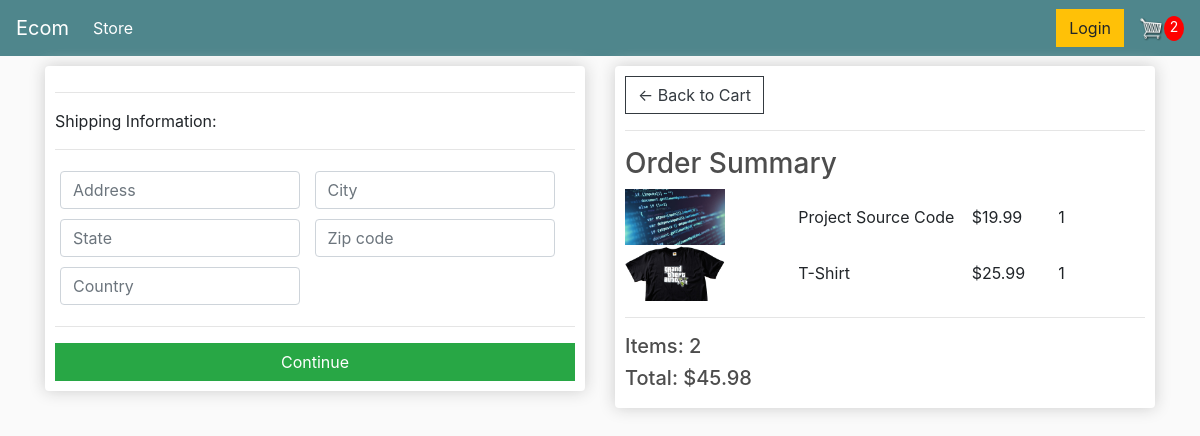
Screenshot of /checkout/ (signed in) with the database file from the repository.
### store/models.py (models this page shows, shortened)
class OrderItem(models.Model):
    product = models.ForeignKey(Product,on_delete=models.SET_NULL,blank=True,null=True)
    order = models.ForeignKey(Order,on_delete=models.SET_NULL,blank=True,null=True)
    quantity = models.IntegerField(default=0,null=True,blank=True)
    date_added = models.DateTimeField(auto_now_add=True)
    @property
    def get_total(self):
        total = self.product.price * self.quantity
        return total

class Product(models.Model):
    name = models.CharField(max_length=200, null=True)
    price = models.DecimalField(max_digits=7,decimal_places=2)
    digital = models.BooleanField(default=False,null=True,blank=False)
    image = models.ImageField(null=True,blank=True)
    @property
    def imageURL(self):
        try:
            url = self.image.url
        except:
            url = ''
        return url

class Order(models.Model):
    customer = models.ForeignKey(Customer,on_delete=models.SET_NULL,blank=True,null=True)
    data_ordered = models.DateTimeField(auto_now_add=True)
    complete = models.BooleanField(default=False,null=True,blank=False)
    transaction_id = models.CharField(max_length=200,null=True)
    @property
    def get_cart_total(self):
        orderitems = self.orderitem_set.all()
        total = sum([item.get_total for item in orderitems])
        return total
    @property
    def get_cart_items(self):
        orderitems = self.orderitem_set.all()
        total = sum([item.quantity for item in orderitems])
        return total
    @property
    def shipping(self):
        shipping = False
        orderitems = self.orderitem_set.all()
        for i in orderitems:
            if i.product.digital == False:
                shipping = True
        return shipping

### store/views.py (the view)
# urls.py: path('checkout/', views.checkout, name="checkout"),
def checkout(request):
	data = cartData(request)
	cartItems = data['cartItems']
	order = data['order']
	items = data['items']
	context = {'items':items,'order':order,'cartItems':cartItems}
	return render(request, 'store/checkout.html', context)

### store/utils.py (called while the page is built)
def cartData(request):
    if request.user.is_authenticated:
        customer = request.user.customer
        order,created = Order.objects.get_or_create(customer=customer,complete=False)
        items = order.orderitem_set.all()
        cartItems = order.get_cart_items
    else:
        cookieData = cookieCart(request)
        cartItems = cookieData['cartItems']
        order = cookieData['order']
        items = cookieData['items']
    return {'cartItems':cartItems,'order':order,'items':items}

### store/templates/store/Checkout.html (shortened to what this page needs)
{% extends 'store/main.html' %}
{% load static %}
{% block content %}
     <div class="row">
		<div class="col-lg-6">
			<div class="box-element" style="padding:10px;" id="form-wrapper">
				<form id="form">
					<div id="shipping-info">
						<hr>
						<p>Shipping Information:</p>
						<hr>
						<div class="form-field">
							<input class="form-control" type="text" name="address" placeholder="Address">
						</div>
						<div class="form-field">
							<input class="form-control" type="text" name="city" placeholder="City">
						</div>
						<div class="form-field">
							<input class="form-control" type="text" name="state" placeholder="State">
						</div>
						<div class="form-field">
							<input class="form-control" type="text" name="zipcode" placeholder="Zip code">
						</div>
						<div class="form-field">
							<input class="form-control" type="text" name="country" placeholder="Country">
						</div>
					</div>
					<hr>
					<input id="form-button" class="btn btn-success btn-block" type="submit" value="Continue">
				</form>
			</div>
			<br>
		</div>
		<div class="col-lg-6">
			<div class="box-element" style="padding:10px;">
				<a  class="btn btn-outline-dark" href="{% url 'cart' %}">&#x2190; Back to Cart</a>
				<hr>
				<h3>Order Summary</h3>
				{% for item in items %}
				<div class="cart-row">
					<div style="flex:2"><img class="row-image" src="{{item.product.imageURL}}"></div>
					<div style="flex:2"><p>{{item.product.name}}</p></div>
					<div style="flex:1"><p>${{item.product.price}}</p></div>
					<div style="flex:1"><p>{{item.quantity}}</p></div>
				</div>
				{% endfor %}
                <hr>
				<h5>Items: {{order.get_cart_items}}</h5>
				<h5>Total: ${{order.get_cart_total|floatformat:2}}</h5>
			</div>
		</div>
	</div>
{% endblock content %}

### static/css/main.css (style rules this page uses)
body { background-color:rgb(255, 255, 255); }
body { background-color: hsl(0, 0%, 98%); }
h1,h2,h3,h4,h5,h6 { color:hsl(0, 0%, 30%); margin-top:8px; }
p { margin-bottom: 0px; }
.box-element { box-shadow:hsl(0, 0%, 80%) 0 0 16px; background-color: #fff; border-radius: 4px; }
.col-lg-4, .col-lg-6, .col-lg-8, .col-lg-12 { margin-top: 10px; }
.btn { border-radius: 0; }
.row-image { width: 100px; }
.form-field { width:250px; display: inline-block; padding: 5px; }
.cart-row { display: flex; align-items: center; }

### rows the page displays
OrderItem: product.imageURL (picture), product.name "Project Source Code", product.price "19.99", quantity "1"
OrderItem: product.imageURL (picture), product.name "T-Shirt", product.price "25.99", quantity "1"
Order: get_cart_items "2", get_cart_total "45.98"

### other values shown
{{ cartItems }} "2"
